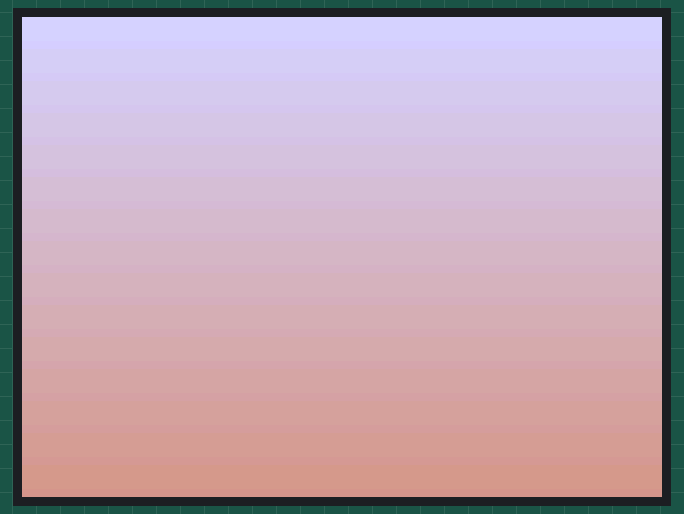
This program was run on a simulated Raspberry Pi Pico running MicroPython. Shown: 320×240 colour display. What the program prints to the serial console is not drawn. At 0.2 s the program stops and its outputs stay as they are.

Above: at 0.2 s.

The program:

gradient.py
```python
import math
from picographics import PicoGraphics, DISPLAY_PICO_DISPLAY_2, PEN_RGB565,PEN_RGB888

# Set up the display
display = PicoGraphics(display=DISPLAY_PICO_DISPLAY_2, pen_type=PEN_RGB565)

#240x135
WIDTH, HEIGHT = display.get_bounds()

R, G, B = 210, 210, 255

green = G
for Y in range(0,HEIGHT):
    red = R
    green = G - int(Y/4)
    blue = B - int(Y/2)

    print("Y-axis:", Y, "Red:", red, "Green:", green, "Blue:", blue)

    color = display.create_pen(red,green,blue)
    display.set_pen(color)
    display.line(0,Y,WIDTH,Y)


display.update()
```
